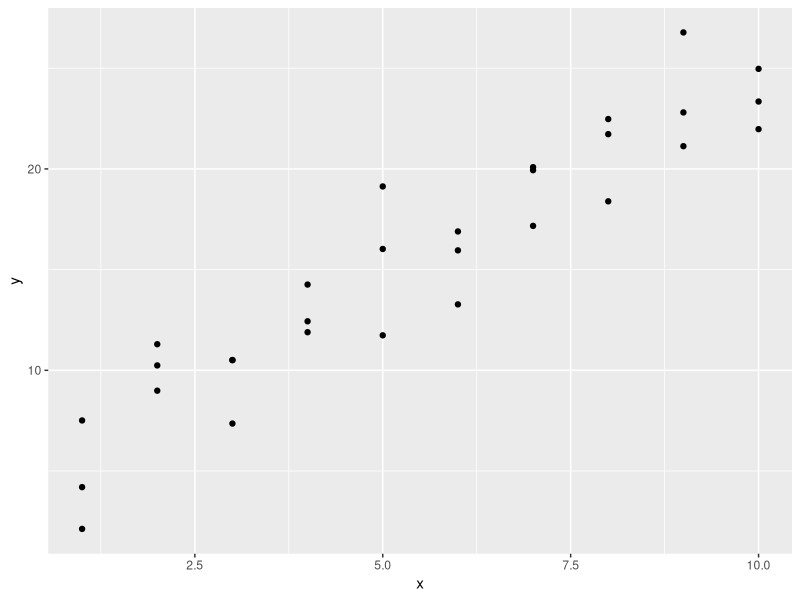
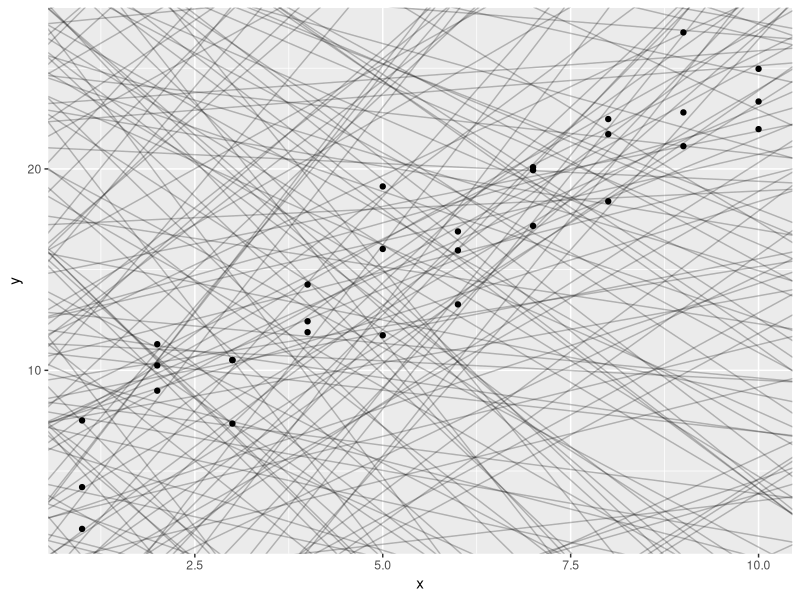
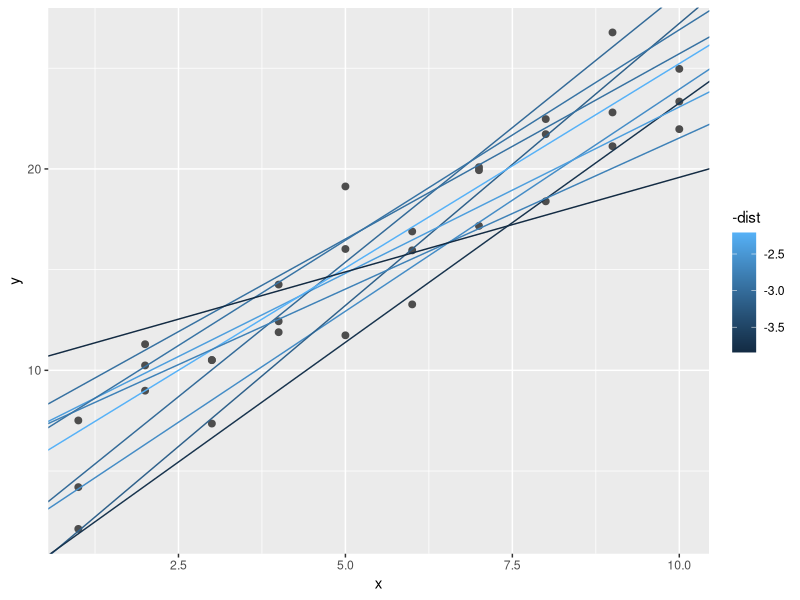
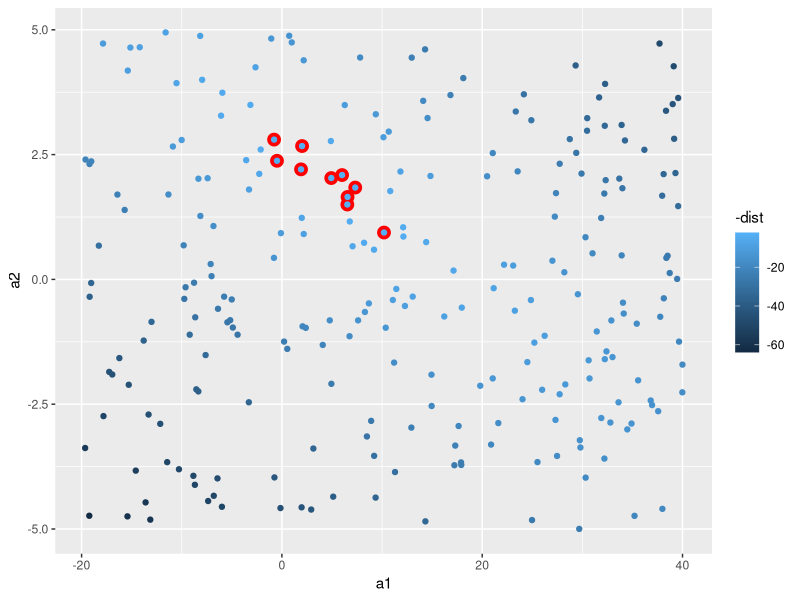
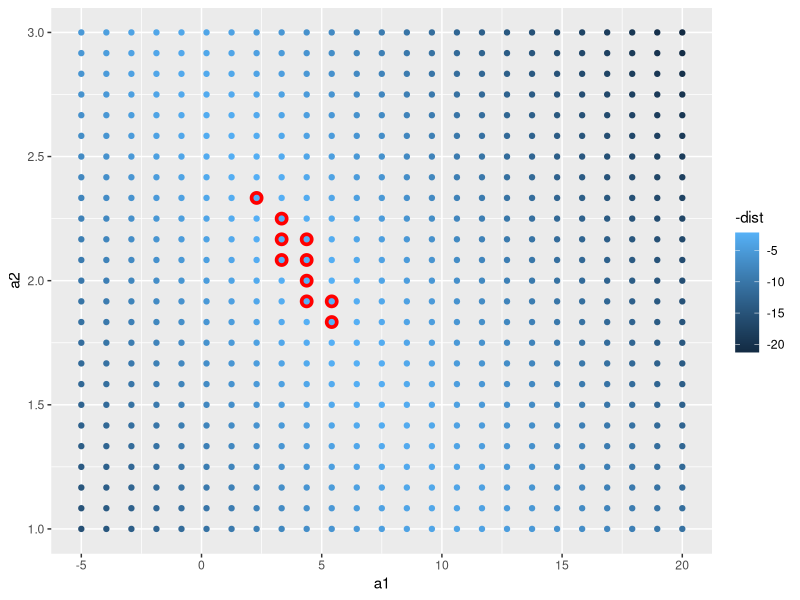
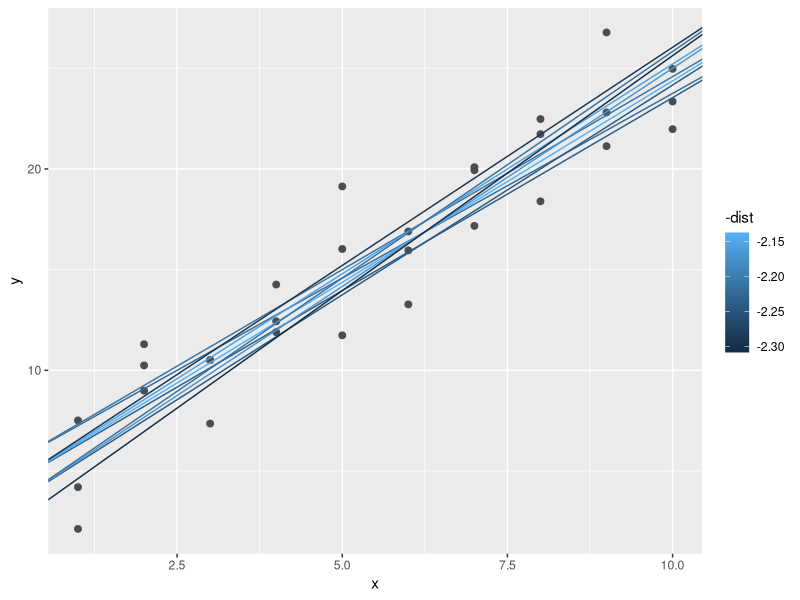
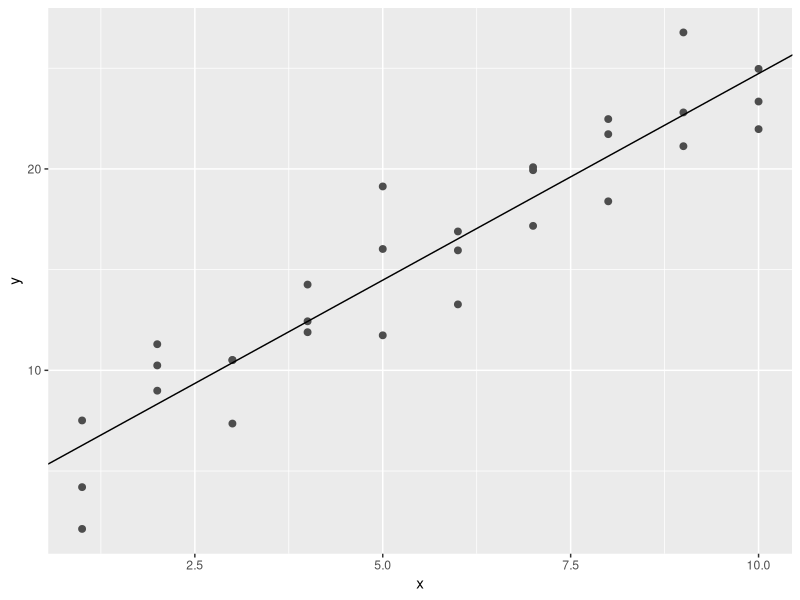
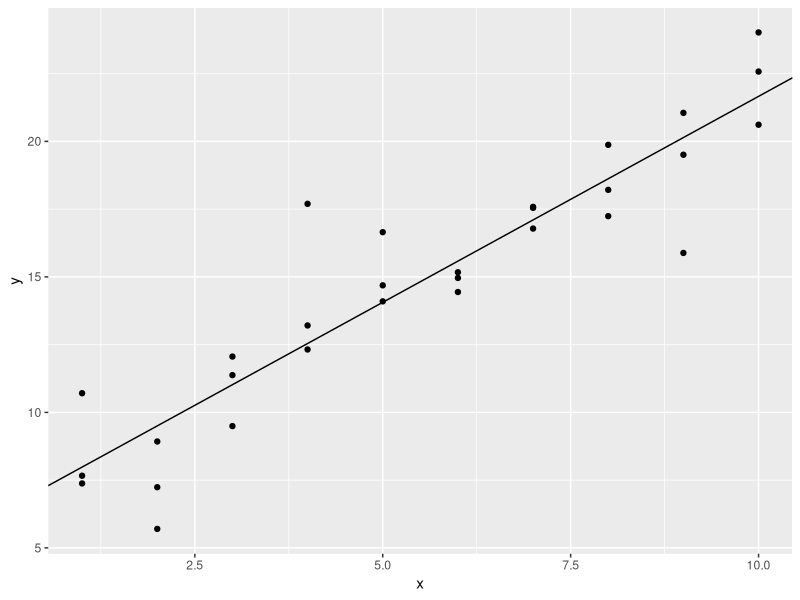

Reproduce these figures in R, in order. (Note: this script raises an error after producing the figures.)
library(tidyverse)
library(modelr)
options(na.action = na.warn)

ggplot(sim1, aes(x, y)) +
  geom_point()

#randomly generate models
models <- tibble(
  a1 = runif(250, -20, 40),
  a2 = runif(250, -5, 5)
)

ggplot(sim1, aes(x, y)) +
  geom_abline(
    aes(intercept = a1, slope = a2),
    data = models, alpha = 1/4
) +
  geom_point()

#model y prediction (linear slope)
model1 <- function(a, data) {
  a[1] + data$x * a[2]
}

model1(c(7, 1.5), sim1)

#rms'ing it
measure_distance <- function(mod, data) {
  diff <- data$y - model1(mod, data)
  sqrt(mean(diff ^2))
}
measure_distance(c(7, 1.5), sim1)

#helper function to run modelling across lots of models
sim1_dist <- function(a1, a2) {
  measure_distance(c(a1, a2), sim1)
}

models <- models %>% 
  mutate(dist = purrr::map2_dbl(a1, a2, sim1_dist))
models

#overlay top 10 best models
ggplot(sim1, aes(x, y)) +
  geom_point(size = 2, color = "grey30") +
  geom_abline(
    aes(intercept = a1, slope = a2, color = -dist),
    data = filter(models, rank(dist) <= 10)
  )

#show models and distance
ggplot(models, aes(a1, a2)) +
  geom_point(
    data = filter(models, rank(dist) <= 10),
    size = 4, color = "red"
  ) +
  geom_point(aes(color = -dist))

##doing a grid version
grid <- expand.grid(
  a1 = seq(-5, 20, length = 25),
  a2 = seq(1, 3, length = 25)
) %>% 
  mutate(dist = purrr::map2_dbl(a1, a2, sim1_dist))

grid %>% 
  ggplot(aes(a1, a2)) +
  geom_point(
    data = filter(grid, rank(dist) <= 10),
    size = 4, color = "red"
  ) +
  geom_point(aes(color = -dist))

#overlay back onto data
ggplot(sim1, aes(x, y)) +
  geom_point(size = 2, color = "grey30") +
  geom_abline(
    aes(intercept = a1, slope = a2, color = -dist),
    data = filter(grid, rank(dist) <= 10)
  )

#optimisation of model using Newton-Raphson
best <- optim(c(0, 0), measure_distance, data = sim1)
best$par

ggplot(sim1, aes(x, y)) +
  geom_point(size = 2, color = "grey30") +
  geom_abline(intercept = best$par[1], slope = best$par[2])

##using lm
sim1_mod <- lm(y ~ x, data = sim1)
coef(sim1_mod)

#exercises p 353
#1
sim1a <- tibble(
  x = rep(1:10, each = 3),
  y = x * 1.5 + 6 + rt(length(x), df = 2)
)
sim1a_mod <- lm(y ~ x, data = sim1a)
sim1a_coef <- coef(sim1a_mod)

ggplot(sim1a, aes(x, y)) +
  geom_point() +
  geom_abline(intercept = sim1a_coef[1], slope = sim1a_coef[2])
#outliers do affect the slope

#2
#ame ing it
#model y prediction (linear slope)
make_prediction <- function(a, data) {
  a[1] + data$x * a[2]
}

measure_distance <- function(mod, data) {
  diff <- data$y - make_prediction(mod, data)
  mean(abs(diff))
}
best <- optim(c(0, 0), measure_distance, data = sim1a)

ggplot(sim1a, aes(x, y)) +
  geom_point() +
  geom_abline(intercept = sim1a_coef[1], slope = sim1a_coef[2]) +
  geom_abline(intercept = best$par[1], slope = best$par[2], colour="red",size=2)

#3
#a third dimension - where one vaue is essentially dependent on another and will be different dependent on what one of the two (x^0) variables is allocated
#so an infinite number of combinations with the two values

#visualising models
#grid of values
grid <- sim1 %>% 
  data_grid(x)
grid
sim1

grid <- grid %>% 
  add_predictions(sim1_mod)
grid

ggplot(sim1, aes(x)) +
  geom_point(aes(y = y)) +
  geom_line(
    aes(y = pred),
    data = grid,
    color = "red",
    size = 1
  )

##residuals
sim1_res <- sim1 %>%
  add_residuals(sim1_mod)
sim1_res

ggplot(sim1_res, aes(resid)) +
  geom_freqpoly(binwidth = 0.5)

#recreating plot with residuals
ggplot(sim1_res, aes(x, resid)) +
  geom_ref_line(h = 0) +
  geom_point()

#ex pe 358
#1
loess_mod <- loess(y ~ x, data = sim1)
grid <- sim1 %>% 
  add_predictions(loess_mod)
grid
ggplot(grid) +
  geom_point(aes(x, y)) +
  geom_line(aes(x, pred, color='red')) +
  geom_smooth(aes(x, y, color="blue"))
###it looks like the prediction with loess is the same as geom_smooth

linear_mod <- lm(y ~ x, data = sim1)
grid2 <- sim1 %>% 
  add_predictions(linear_mod)
grid2
ggplot(grid2) +
  geom_point(aes(x, y)) +
  geom_line(aes(x, pred, color='red')) +
  geom_smooth(aes(x, y, color="blue"))

#2
?add_predictions
?gather_predictions

grid3 <- sim1 %>% 
  spread_predictions(loess_mod, linear_mod)
grid3

grid4 <- sim1 %>% 
  gather_predictions(loess_mod, linear_mod)
grid4

#3
?geom_ref_line
ggplot(grid2) +
  geom_point(aes(x, y)) +
  geom_line(aes(x, pred, color='red')) +
  geom_ref_line(h = 15)

grid2a <- grid2 %>% 
  add_residuals(loess_mod)
grid2a
ggplot(grid2a) +
  geom_point(aes(x, resid)) +
  geom_ref_line(h=0)

#4
ggplot(grid2a) +
  geom_freqpoly(aes(resid))

#formulas
#model matrix shows the conversion of formula to function
df <- tribble(
  ~y,   ~x1,    ~x2,
  4,      2,     5,
  5,      1,     6
)
model_matrix(df, y ~ x1)

#explicity drop column using -1
model_matrix(df, y ~ x1 - 1)
model_matrix(df, y~x1 + x2)

df <- tribble(
  ~ sex,  ~ response,
  "male",   1,
  "female", 2,
  "male",   1
)
model_matrix(df, response ~ sex)

#sim2 dataset
ggplot(sim2) +
  geom_point(aes(x, y))

mod2 <- lm(y ~ x, data = sim2)
grid <- sim2 %>% 
  data_grid(x) %>% 
  add_predictions(mod2)
grid

#visualise predictions
ggplot(sim2, aes(x)) +
  geom_point(aes(y = y)) +
  geom_point(
    data = grid,
    aes(y = pred),
    color = "red",
    size = 4
  )

#you cannot make predictions about levels that you didn't observe
tibble(x= "e") %>% 
  add_predictions(mod2)

#continuous + categorical
ggplot(sim3, aes(x1, y)) +
  geom_point(aes(color = x2))

sim3

#independent model
mod1 <- lm(y ~ x1 + x2, data = sim3)
#interaction model
mod2 <- lm(y ~ x1 * x2, data = sim3)

grid <- sim3 %>% 
  data_grid(x1, x2) %>% 
  gather_predictions(mod1, mod2)
grid

ggplot(sim3, aes(x1, y, color = x2)) +
  geom_point() +
  geom_line(data = grid, aes(y = pred)) +
  facet_wrap(~ model)

#map residuals
sim3 <- sim3 %>% 
  gather_residuals(mod1, mod2)

ggplot(sim3, aes(x1, resid, color = x2)) +
  geom_point() +
  facet_grid(model ~ x2)

#continuous interaction
#independent model
mod1 <- lm(y ~ x1 + x2, data = sim4)
#interaction model
mod2 <- lm(y ~ x1 * x2, data = sim4)

grid <- sim4 %>% 
  data_grid(
    x1 = seq_range(x1, 5), 
    x2 = seq_range(x2, 5)) %>% 
  gather_predictions(mod1, mod2)
grid

###seq range interesting values
seq_range(c(0.0123, 0.923423), n = 5)
seq_range(c(0.0123, 0.923423), n = 5, pretty=TRUE)

x1 <- rcauchy(100)
seq_range(x1, n = 5)
seq_range(x1, n = 5, trim = 0.1)
seq_range(x1, n = 5, trim = 0.25)
seq_range(x1, n = 5, trim = 0.5)

x2 <- c(0, 1)
seq_range(x2, n = 5)
seq_range(x2, n = 5, expand = 0.1)
seq_range(x2, n = 5, expand = 0.25)
seq_range(x1, n = 5, expand = 0.5)

#visualize: not so wonderful
ggplot(grid, aes(x1, x2)) +
  geom_tile(aes(fill = pred)) +
  facet_wrap(~ model)
#better - take slices (groups)
ggplot(grid, aes(x1, pred, color = x2, group = x2)) +
  geom_line() +
  facet_wrap(~ model)

ggplot(grid, aes(x2, pred, color = x1, group = x1)) +
  geom_line() +
  facet_wrap(~ model)

#transformations
df <- tribble(
  ~y, ~x,
  1,  1, 
  2,  2, 
  3,  3
)

#interprets as multi variables, which are actually the same and weeds out redundancies
model_matrix(df, y ~ x^2 + x)
#interprets as transformation
model_matrix(df, y ~ I(x^2) + x)

#poly function
model_matrix(df, y ~ poly(x, 2))

#natural splines
library(splines)
model_matrix(df, y ~ ns(x, 2))

#example of approximating non-linear system
sim5 <- tibble(
  x = seq(0, 3.5 * pi, length = 50),
  y = 4 * sin(x) + rnorm(length(x))
)

ggplot(sim5, aes(x, y)) +
  geom_point()

#fit to data
mod1 <- lm(y ~ ns(x, 1), data = sim5)
mod2 <- lm(y ~ ns(x, 2), data = sim5)
mod3 <- lm(y ~ ns(x, 3), data = sim5)
mod4 <- lm(y ~ ns(x, 4), data = sim5)
mod5 <- lm(y ~ ns(x, 5), data = sim5)

grid <- sim5 %>% 
  data_grid(x = seq_range(x, n = 50, expand = 0.1)) %>% 
  gather_predictions(mod1, mod2, mod3, mod4, mod5, .pred = "y")

ggplot(sim5, aes(x, y)) +
  geom_point() +
  geom_line(data = grid, color = "red") +
  facet_wrap(~ model)
# extrapolation outside data range is very bad!

#exs p 371
#1 sim2 without intercept
#sim2 dataset
ggplot(sim2) +
  geom_point(aes(x, y))

mm1 <- model_matrix(sim2, y ~ x)
mm1a <- model_matrix(sim2, y ~ x - 1)

mod2a <- lm(y ~ x - 1, data = sim2)
grid <- sim2 %>% 
  data_grid(x) %>% 
  gather_predictions(mod2, mod2a)
grid

#visualise predictions
ggplot(sim2, aes(x)) +
  geom_point(aes(y = y)) +
  geom_point(
    data = grid,
    aes(y = pred),
    color = "red",
    size = 4
  )
#a very marginal impact on intercept on the categorical stuff

#2 model matrix investigations
model_matrix(sim3, y ~ x1 + x2)
sim3
jim <- sim3
model_matrix(sim3, y ~ x1 * x2)

model_matrix(sim4, y ~ x1 + x2)
sim4
model_matrix(sim4, y ~ x1 * x2)
